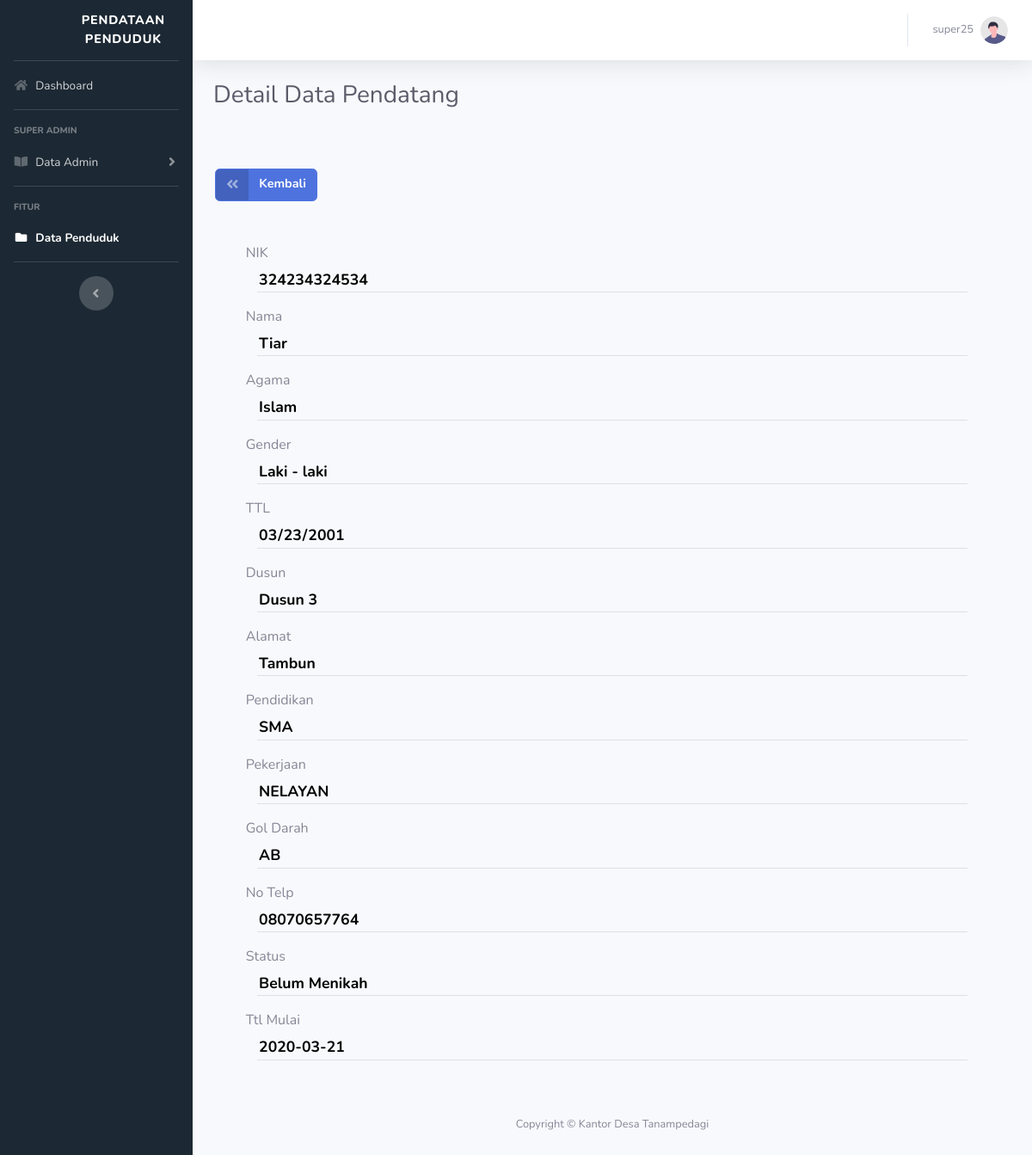
Screenshot of /Program/detail_pendatang_super.php?nik=324234324534 (signed in) with the database file from the repository.
### tables this page shows
CREATE TABLE `data_pendatang` (
  `nik` bigint(20) NOT NULL,
  `nama` varchar(50) NOT NULL,
  `agama` varchar(20) NOT NULL,
  `gender` varchar(11) NOT NULL,
  `ttl` date NOT NULL,
  `dusun` varchar(20) NOT NULL,
  `alamat` varchar(60) NOT NULL,
  `pendidikan` varchar(20) NOT NULL,
  `pekerjaan` varchar(20) NOT NULL,
  `gol_darah` varchar(2) NOT NULL,
  `no_telp` varchar(13) NOT NULL,
  `status` varchar(20) NOT NULL,
  `kategori` varchar(20) NOT NULL,
  `ttl_mulai` date NOT NULL,
  `id_akun` int(11) NOT NULL
);

### Program/detail_pendatang_super.php (the view, shortened to what this page needs)
<?php
    require('koneksi.php');
    $nik = $_GET['nik'];
    $data_penduduk = mysqli_query($conn, "SELECT * FROM data_pendatang WHERE nik='$nik'");
    $data = mysqli_fetch_assoc($data_penduduk);
?>
<!DOCTYPE html>
<html lang="en">
<head>
    <link href="vendor/fontawesome-free/css/all.min.css" rel="stylesheet" type="text/css">
    <link href="css/sb-admin-2.min.css" rel="stylesheet">
    <link rel="stylesheet" type="text/css" href="css/style.css">
</head>
<body id="page-top">
    <div id="wrapper">
        <ul class="navbar-nav samping sidebar sidebar-dark accordion" id="accordionSidebar">
            <a class="sidebar-brand d-flex align-items-center justify-content-center" href="dashboard_super.php">
                <div class="sidebar-brand-icon logo">
                </div>
                <div class="sidebar-brand-text mx-3 text">Pendataan Penduduk</div>
            </a>
            <hr class="sidebar-divider my-0">
            <li class="nav-item">
                <a class="nav-link" href="dashboard_super.php">
                    <i class="fas fa-fw fa-home"></i>
                    <span>Dashboard</span></a>
            </li>
            <hr class="sidebar-divider">
            <div class="sidebar-heading">
                Super Admin
            </div>
            <li class="nav-item">
                <a class="nav-link collapsed" href="#" data-toggle="collapse" data-target="#collapseTwo"
                    aria-expanded="true" aria-controls="collapseTwo">
                    <i class="fas fa-fw fa-book-open"></i>
                    <span>Data Admin</span>
                </a>
            </li>
            <hr class="sidebar-divider">
            <div class="sidebar-heading">
                Fitur
            </div>
            <li class="nav-item active">
                <a class="nav-link" href="view_all_data.php">
                    <i class="fas fa-fw fa-folder"></i>
                    <span>Data Penduduk</span></a>
            </li>
            <hr class="sidebar-divider d-none d-md-block">
            <div class="text-center d-none d-md-inline">
                <button class="rounded-circle border-0" id="sidebarToggle"></button>
            </div>
        </ul>
        <div id="content-wrapper" class="d-flex flex-column">
            <div id="content" class="tengah">
                <nav class="navbar navbar-expand navbar-light bg-white topbar mb-4 static-top shadow">
                    <ul class="navbar-nav ml-auto">
                        <li class="nav-item dropdown no-arrow">
                            <a class="nav-link dropdown-toggle" href="#" id="userDropdown" role="button"
                                data-toggle="dropdown" aria-haspopup="true" aria-expanded="false">
                                <span class="mr-2 d-none d-lg-inline text-gray-600 small"><?php echo $_SESSION['username_akun']; ?></span>
                                <img class="img-profile rounded-circle"
                                    src="img/undraw_profile.svg">
                            </a>
                        </li>
                    </ul>
                </nav>
                <div class="container-fluid">
                    <h1 class="h3 mb-4 text-gray-800">Detail Data Pendatang</h1>
                    <form autocomplete="off" required="" method="POST" action="">
                        <div class="card-body">
                            <br>
                            <div class="input_down">
                                <a href="all_data_pendatang_super.php" class="btn btn-primary btn-icon-split">
                                    <span class="icon text-white-50">
                                        <i class="fas fa-angle-double-left"></i>
                                    </span>
                                    <span class="text"><b>Kembali</b></span>
                                </a>
                            </div>
                            <br>
                            <br>
                            <div class="form-group">
                                <label for="exampleInputNik" class="input label">NIK</label>
                                <input type="text" class="conf" id="exampleInputNik" required="" name="nik" min="0" value="<?php echo $data['nik']; ?>" readonly>
                                <hr class="sidebar-divider my-0 garis">
                            </div>
                            <div class="form-group">
                                <label for="exampleInputNik" class="input label">Nama</label>
                                <input type="text" class="conf" id="exampleInputNik" required="" name="nama" min="0" value="<?php echo $data['nama']; ?>" readonly>
                                <hr class="sidebar-divider my-0 garis">
                            </div>
                            <div class="form-group">
                                <label for="exampleInputNama" class="input label">Agama</label>
                                <input type="text" class="conf" id="exampleInputNama"  required="" name="agama" value="<?php echo $data['agama']; ?>" readonly>
                                <hr class="sidebar-divider my-0 garis">
                            </div>
                            <div class="form-group">
                                <label for="exampleInputGender" class="input label">Gender</label>
                                <input type="text" class="conf" id="exampleInputGender"  required="" name="gender"
                                value="<?php
                                    if ($data['gender'] == "L") {
                                        echo "Laki - laki";
                                    }
                                    else if ($data['gender'] == "P") {
                                        echo "Perempuan";
                                    }
                                ?>" readonly>
                                <hr class="sidebar-divider my-0 garis">
                            </div>
                            <div class="form-group">
                                <label for="exampleInputRt" class="input label">TTL</label>
                                <input type="date" class="conf" id="exampleInputRt" required="" name="ttl" min="0" value="<?php echo $data['ttl']; ?>" readonly>
                                <hr class="sidebar-divider my-0 garis">
                            </div>
                            <div class="form-group">
                                <label for="exampleInputDusun" class="input label">Dusun</label>
                                <input type="text" class="conf" id="exampleInputDusun" required="" name="dusun" min="0" value="<?php echo $data['dusun']; ?>" readonly>
                                <hr class="sidebar-divider my-0 garis">
                            </div>
                            <div class="form-group">
                                <label for="exampleInputRw" class="input label">Alamat</label>
                                <input type="text" class="conf" id="exampleInputRw" required="" name="alamat" min="0" value="<?php echo $data['alamat']; ?>" readonly>
                                <hr class="sidebar-divider my-0 garis">
                            </div>
                            <div class="form-group">
                                <label for="exampleInputPendidikan" class="input label">Pendidikan</label>
                                <input type="text" class="conf" id="exampleInputPendidikan" required="" name="pendidikan" min="0" value="<?php echo $data['pendidikan']; ?>" readonly>
                                <hr class="sidebar-divider my-0 garis">
                            </div>
                            <div class="form-group">
                                <label for="exampleInputPekerjaan" class="input label">Pekerjaan</label>
                                <input type="text" class="conf" id="exampleInputPekerjaan" required="" name="pekerjaan" min="0" value="<?php echo $data['pekerjaan']; ?>" readonly>
                                <hr class="sidebar-divider my-0 garis">
                            </div>
                            <div class="form-group">
                                <label for="exampleInputGol" class="input label">Gol Darah</label>
                                <input type="text" class="conf" id="exampleInputGol" required="" name="gol_darah" min="0" value="<?php echo $data['gol_darah']; ?>" readonly>
                                <hr class="sidebar-divider my-0 garis">
                            </div>
                            <div class="form-group">
                                <label for="exampleInputNo" class="input label">No Telp</label>
                                <input type="number" class="conf" id="exampleInputNo" required="" name="no_telp" min="0" value="<?php echo $data['no_telp']; ?>" readonly>
                                <hr class="sidebar-divider my-0 garis">
                            </div>
                            <div class="form-group">
                                <label for="exampleInputAgama" class="input label">Status</label>
                                <input type="text" class="conf" id="exampleInputAkun" required="" name="status" min="0" value="<?php echo $data['status']; ?>" readonly>
                                <hr class="sidebar-divider my-0 garis">
                            </div>
                            <div class="form-group">
                                <label for="exampleInputTtlMulai" class="input label">Ttl Mulai</label>
                                <input type="text" class="conf" id="exampleInputAkun" required="" name="ttl_mulai" min="0" value="<?php echo $data['ttl_mulai']; ?>" readonly>
                                <hr class="sidebar-divider my-0 garis">
                            </div>
                        </div>
                    </form>
                </div>
            </div>
            <footer class="sticky-footer tengah">
                <div class="container my-auto">
                    <div class="copyright text-center my-auto">
                        <span>Copyright &copy; Kantor Desa Tanampedagi</span>
                    </div>
                </div>
            </footer>
        </div>
    </div>
</body>
</html>

### Program/css/style.css (style rules this page uses)
div .logo { width: 90%; height: 270%; background-image: url('../img/lambang3.png'); background-size: 70%; background-repeat: no-repeat; background-position: center; }
.samping { background-color: #1C2833; }
.input { margin-left: -2%; width: 104%; }
.text { font-size: 90%; }
.input_down { height: 38px; margin-left: -2%; width: 104%; }
.label { margin-left: 2%; }
.conf { background-color: transparent; color: Black; border: none; margin-left: 3.5%; margin-top: -7%; font-size: 110%; text-align: left; font-weight: bold; }
.garis { width: 93%; }

### rows the page displays
data_pendatang: nik "324234324534", nama "Tiar", agama "Islam", gender "Laki - laki", ttl "03/23/2001", dusun "Dusun 3", alamat "Tambun", pendidikan "SMA", pekerjaan "NELAYAN", gol_darah "AB", no_telp "08070657764", status "Belum Menikah", ttl_mulai "2020-03-21"

### other values shown
$_SESSION['username_akun'] "super25"
